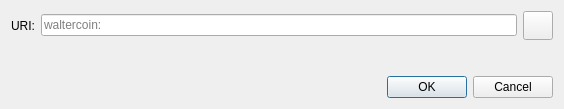
<?xml version="1.0" encoding="UTF-8"?>
<ui version="4.0">
 <class>OpenURIDialog</class>
 <widget class="QDialog" name="OpenURIDialog">
  <property name="geometry">
   <rect>
    <x>0</x>
    <y>0</y>
    <width>564</width>
    <height>109</height>
   </rect>
  </property>
  <property name="windowTitle">
   <string>Open waltercoin URI</string>
  </property>
  <layout class="QVBoxLayout" name="verticalLayout">
   <item>
    <layout class="QHBoxLayout" name="horizontalLayout">
     <item>
      <widget class="QLabel" name="label">
       <property name="text">
        <string>URI:</string>
       </property>
      </widget>
     </item>
     <item>
      <widget class="QValidatedLineEdit" name="uriEdit">
       <property name="placeholderText">
        <string notr="true">waltercoin:</string>
       </property>
      </widget>
     </item>
     <item>
      <widget class="QToolButton" name="pasteButton">
       <property name="toolTip">
        <string extracomment="Tooltip text for button that allows you to paste an address that is in your clipboard.">Paste address from clipboard</string>
       </property>
       <property name="text">
        <string/>
       </property>
       <property name="icon">
        <iconset resource="../waltercoin.qrc">
         <normaloff>:/icons/editpaste</normaloff>:/icons/editpaste
        </iconset>
       </property>
       <property name="iconSize">
        <size>
         <width>22</width>
         <height>22</height>
        </size>
       </property>
      </widget>
     </item>
    </layout>
   </item>
   <item>
    <spacer name="verticalSpacer">
     <property name="orientation">
      <enum>Qt::Vertical</enum>
     </property>
     <property name="sizeHint" stdset="0">
      <size>
       <width>20</width>
       <height>40</height>
      </size>
     </property>
    </spacer>
   </item>
   <item>
    <widget class="QDialogButtonBox" name="buttonBox">
     <property name="orientation">
      <enum>Qt::Horizontal</enum>
     </property>
     <property name="standardButtons">
      <set>QDialogButtonBox::Cancel|QDialogButtonBox::Ok</set>
     </property>
    </widget>
   </item>
  </layout>
 </widget>
 <customwidgets>
  <customwidget>
   <class>QValidatedLineEdit</class>
   <extends>QLineEdit</extends>
   <header>qt/qvalidatedlineedit.h</header>
  </customwidget>
 </customwidgets>
 <resources/>
 <connections>
  <connection>
   <sender>buttonBox</sender>
   <signal>accepted()</signal>
   <receiver>OpenURIDialog</receiver>
   <slot>accept()</slot>
   <hints>
    <hint type="sourcelabel">
     <x>248</x>
     <y>254</y>
    </hint>
    <hint type="destinationlabel">
     <x>157</x>
     <y>274</y>
    </hint>
   </hints>
  </connection>
  <connection>
   <sender>buttonBox</sender>
   <signal>rejected()</signal>
   <receiver>OpenURIDialog</receiver>
   <slot>reject()</slot>
   <hints>
    <hint type="sourcelabel">
     <x>316</x>
     <y>260</y>
    </hint>
    <hint type="destinationlabel">
     <x>286</x>
     <y>274</y>
    </hint>
   </hints>
  </connection>
 </connections>
</ui>
